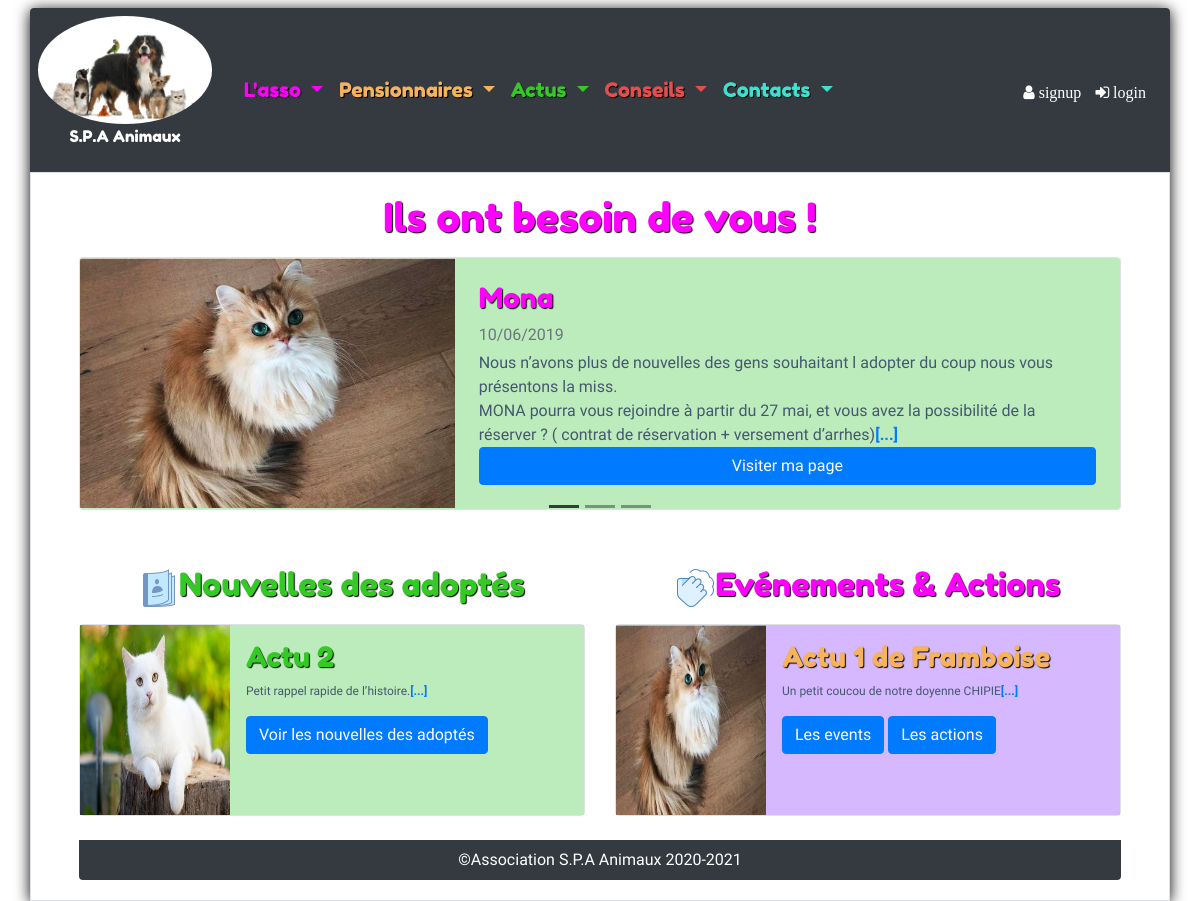
The page / on the database its author committed.
### tables this page shows
CREATE TABLE `animal` (
  `id_animal` int(11) NOT NULL,
  `nom_animal` varchar(50) NOT NULL,
  `type_animal` enum('Chien','Chat') NOT NULL,
  `puce` varchar(50) DEFAULT NULL,
  `sexe` tinyint(1) NOT NULL,
  `date_naissance_animal` date NOT NULL,
  `date_adoption_animal` date DEFAULT NULL,
  `ami_chien` enum('oui','non','N/A') NOT NULL,
  `ami_chat` enum('oui','non','N/A') NOT NULL,
  `ami_enfant` enum('oui','non','N/A') NOT NULL,
  `description_animal` longtext,
  `adoption_desc_animal` longtext,
  `localisation_animal` longtext,
  `engagement_animal` longtext,
  `id_statut` int(11) NOT NULL
);

CREATE TABLE `image` (
  `id_image` int(11) NOT NULL,
  `libelle_image` varchar(50) NOT NULL,
  `url_image` varchar(100) NOT NULL,
  `description_image` longtext
);

CREATE TABLE `actualite` (
  `id_actualite` int(11) NOT NULL,
  `libelle_actualite` varchar(50) NOT NULL,
  `contenu_actualite` longtext NOT NULL,
  `date_publication_actualite` date NOT NULL,
  `id_image` int(11) NOT NULL,
  `id_type_Actualite` int(11) DEFAULT NULL
);

### controllers/frontend.controller.php (called while the page is built, shortened)
<?php
require_once "public/utile/formatage.php";
require_once "models/animal.dao.php";
require_once "models/actualite.dao.php";
function getPageAccueil(){
    $animaux = getAnimalFromStatut(ID_STATUT_A_L_ADOPTION);
    foreach($animaux as $key => $animal){
        $image = getFirstImageAnimal($animal['id_animal']);
        $animaux[$key]['image'] = $image;
    }
    $news = getLastNews();
    $action = getLastActionsOrEvents();
    require_once "views/front/accueil.view.php";
}

### models/animal.dao.php (called while the page is built, shortened)
<?php
function getAnimalFromStatut($idStatut){
    $bdd = connexionPDO();
    $req = '
    SELECT *
    FROM animal
    where id_statut = :idStatut';
    $stmt = $bdd->prepare($req);
    $stmt->bindValue(":idStatut",$idStatut,PDO::PARAM_INT);
    $stmt->execute();
    $animaux = $stmt->fetchAll(PDO::FETCH_ASSOC);
    return $animaux;
}
function getFirstImageAnimal($idAnimal){
    $bdd = connexionPDO();
    $stmt = $bdd->prepare('
    select i.id_image,libelle_image,url_image,description_image
    from image i
    inner join contient c on i.id_image = c.id_image
    inner join animal a on a.id_animal = c.id_animal
    where a.id_animal= :idAnimal
    LIMIT 1
    ');
    $stmt->bindValue(":idAnimal",$idAnimal,PDO::PARAM_INT);
    $stmt->execute();
    $image = $stmt->fetch(PDO::FETCH_ASSOC);
    return $image;
}

### models/actualite.dao.php (called while the page is built, shortened)
<?php
function getLastNews(){
    $bdd = connexionPDO();
    $req = '
    SELECT id_actualite,libelle_actualite,contenu_actualite,date_publication_actualite,id_type_actualite, a.id_image, i.libelle_image,i.url_image,i.description_image
    FROM actualite a
    inner join image i on a.id_image = i.id_image
    where id_type_actualite = :type
    order by date_publication_actualite DESC
    LIMIT 1
    ';
    $stmt = $bdd->prepare($req);
    $stmt->bindValue(":type",TYPE_NEWS,PDO::PARAM_STR);
    $stmt->execute();
    $actualite = $stmt->fetch(PDO::FETCH_ASSOC);
    return $actualite;
}
function getLastActionsOrEvents(){
    $bdd = connexionPDO();
    $req = '
    SELECT id_actualite,libelle_actualite,contenu_actualite,date_publication_actualite,id_type_actualite, a.id_image, i.libelle_image,i.url_image,i.description_image
    FROM actualite a
    inner join image i on a.id_image = i.id_image
    where id_type_actualite = :typeEvent or  id_type_actualite = :typeAction
    order by date_publication_actualite DESC
    ';
    $stmt = $bdd->prepare($req);
    $stmt->bindValue(":typeEvent",TYPE_EVENTS,PDO::PARAM_STR);
    $stmt->bindValue(":typeAction",TYPE_ACTIONS,PDO::PARAM_STR);
    $stmt->execute();
    $actualite = $stmt->fetch(PDO::FETCH_ASSOC);
    return $actualite;
}

### views/front/accueil.view.php (the view, shortened to what this page needs)
<?php
echo styleTitreNiveau1("Ils ont besoin de vous !",COLOR_ASSO);
?>
<div id="carouselExampleIndicators" class="carousel slide" data-ride="carousel">
    <ol class="carousel-indicators">
        <?php for ($i = 0; $i < count($animaux); $i++) : ?>
            <li data-target="#carouselExampleIndicators" data-slide-to="<?= $i ?>" class="<?php echo ($i===0) ? "active" : ""?> bg-dark"></li>
        <?php endfor;?>
    </ol>
    <div class="carousel-inner ">
        <?php foreach($animaux as $key => $animal) : ?>
            <div class="carousel-item <?php echo ($key===0) ? "active" : ""?> ">
                <div class='row no-gutters border rounded overflow-hidden mb-4 perso_bgGreen'>
                    <div class='col-12 col-md-auto text-center'>
                        <img src ='public/sources/images/site/<?= $animal['image']['url_image'] ?>' style='height:250px;' alt='<?= $animal['image']['libelle_image'] ?>' />
                    </div>
                    <div class='col p-4 d-flex flex-column position-static'>
                        <h3 class='perso_ColorRoseMenu perso_policeTitre perso_textShadow'><?= $animal['nom_animal'] ?></h3>
                        <div class='text-muted mb-1'><?= date("d/m/Y", strtotime($animal['date_naissance_animal']))?></div>
                        <p class='mb-auto'>
                        <?= affichageCoupe(nl2br($animal['description_animal']),300) ?>
                        </p>
                        <a href="animal&idAnimal=<?= $animal['id_animal'] ?>" class='btn btn-primary'>Visiter ma page </a>
                    </div>
                </div>
            </div>
        <?php endforeach; ?>
    </div>
</div>
<div class='row'>
    <div class='col-6 mt-3'>
        <?php
        $txt = "<img src='public/sources/images/Autres/icones/journal.png' alt='logo News'/>Nouvelles des adoptés";
        echo styleTitreNiveau2($txt,COLOR_ACTUS);
        ?>
    </div>
    <div class='col-6 mt-3'>
        <?php
        $txt = "<img src='public/sources/images/Autres/icones/action.png' alt='logo News'/>Evénements & Actions";
        echo styleTitreNiveau2($txt,COLOR_ASSO);
        ?>
    </div>
</div>
<div class='row'>
    <div class='col-6'>
        <div class='row no-gutters border rounded mb-4'>
            <div class='col-auto d-none d-lg-block'>
                <img src ='public/sources/images/site/<?= $news['url_image'] ?>' style='height:190px;width:150px' alt='<?= $news['libelle_image'] ?>' />
            </div>
            <div class='col p-3 d-flew flex-column position-static perso_bgGreen'>
            <h3 class='mb-0 perso_ColorVertMenu perso_policeTitre perso_textShadow'><?= $news['libelle_actualite'] ?></h3>
                <p class='perso_size12 mt-2'>
                <?= affichageCoupe(nl2br($news['contenu_actualite']),100) ?>
                </p>
                <a href="<?= URL ?>actus&type=<?= TYPE_NEWS ?>" class='btn btn-primary'>Voir les nouvelles des adoptés </a>
            </div>
        </div>
    </div>
    <div class='col-6'>
        <div class='row no-gutters border rounded mb-4'>
            <div class='col-auto d-none d-lg-block'>
            <img src ='public/sources/images/site/<?= $action['url_image'] ?>' style='height:190px;width:150px' alt='<?= $action['libelle_image'] ?>' />
            </div>
            <div class='col p-3 d-flew flex-column position-static perso_bgRose'>
            <h3 class='mb-0 perso_ColorOrangeMenu perso_policeTitre perso_textShadow'><?= $action['libelle_actualite'] ?></h3>
                <p class='perso_size12 mt-2'>
                                   <?= affichageCoupe(nl2br($action['contenu_actualite']),100) ?>
                </p>
                <a href="<?= URL ?>actus&type=<?= TYPE_EVENTS ?>" class='btn btn-primary'>Les events </a>
                <a href="<?= URL ?>actus&type=<?= TYPE_ACTIONS ?>" class='btn btn-primary'>Les actions </a
            </div>
        </div>
    </div>
</div>
<?php
$content = ob_get_clean();
require "views/commons/template.php"
?>

### public/utile/formatage.php (shortened to what this page needs)
<?php
function styleTitreNiveau1($text, $color){
    $txt = "<h1 class='text-center my-3 ".$color." perso_policeTitre perso_textShadow'>";
    $txt .= $text;
    $txt .= "</h1>";
    return $txt;
}
function styleTitreNiveau2($text, $color){
    $txt = "<h2 class='text-center my-3 ".$color." perso_policeTitre perso_textShadow'>";
    $txt .= $text;
    $txt .= "</h2>";
    return $txt;
}
function affichageCoupe($str,$taille){
    $desc = "";
    if(strlen($str) >$taille/2){
        if(strpos($str, '<br />', ($taille/2)) < $taille){
            $desc = substr($str, 0, strpos($str, '<br />', ($taille/2)));
        } else if(strpos($str, '.', ($taille/2)) < $taille){
            $desc = substr($str, 0, strpos($str, '.', ($taille/2)));
        } else if(strpos($str, '<br />', 0) <= ($taille/2)){
            $desc = substr($str, 0, strpos($str, '<br />', 0));
        } else if(strpos($str, '.', 0) <= ($taille/2)){
            $desc = substr($str, 0, strpos($str, '.', 0));
        } else {
            $desc = substr($str, 0, strpos($str, ' ', ($taille/3)));
        }
    } else {
        $desc = $str;
    }
    $desc .= "<b class='text-primary'>[...]</b>";
    return $desc;
}
?>

### index.php (shortened to what this page needs)
<?php
require_once "controllers/frontend.controller.php";
try {
    if(isset($_GET['page']) && !empty($_GET['page'])){
        $page = Securite::secureHTML($_GET['page']);
        switch ($page){
            case "accueil": getPageAccueil();
            break;
            case "pensionnaires": getPagePensionnaires();
            break;
            case "partenaires": getPagePartenaires();
            break;
            case "association": getPageAssociation();
            break;
            case "temperatures": getPageTemperatures();
            break;
            case "chocolat": getPageChocolat();
            break;
            case "plantes": getPagePlantes();
            break;
            case "sterilisation": getPageSterilisation();
            break;
            case "educateur": getPageEducateur();
            break;
            case "contact": getPageContact();
            break;
            case "don": getPageDon();
            break;
            case "mentions": getPageMentions();
            break;
            case "actus": getPageActus();
            break;
            case "animal": getPageAnimal();
            break;
            case "login": getPageLogin();
            break;
            case "admin": getPageAdmin();
            break;
            case "genererPensionnaireAdmin": getPagePensionnaireAdmin();
            break;
            case "genererPensionnaireAdminAjout": getPagePensionnaireAdminAjout();
        break;
        case "genererPensionnaireAdminModif": getPagePensionnaireAdminUpdate();
        break;
        case "genererPensionnaireAdminSup": getPagePensionnaireAdminDelete();
        break;
            case "genererNewsAdmin": getPageNewsAdmin();
            break;
            case "genererNewsAdminAjout": getPageNewsAdminAjout();
            break;
            case "genererNewsAdminModif": getPageNewsAdminUpdate();
            break;
            case "genererNewsAdminSup": getPageNewsAdminDelete();
            break;
            case "genererAdminRecherche": getPageSearch();
             break;
            case "error301":
            case "error302":
            case "error400":
            case "error401":
            case "error402":
            case "error405":
            case "error500":
            case "error505": throw new Exception("Error de type : ".$page);
            break;
            case "error403": throw new Exception("vous n'avez pas le droit d'accéder à ce dossier");
            break;
            case "error404":
            default: throw new Exception("La page n'existe pas");
        }
    } else {
        getPageAccueil();
    }
} catch(Exception $e){
    $title = "Error";
    $description = "Page de gestion des erreurs";
    $errorMessage = $e->getMessage();
    require "views/commons/erreur.view.php";
}

### views/commons/template.php (shortened to what this page needs)
<!DOCTYPE html>
<html lang="en">
<head>
  <link href=" <?= URL ?>public/bootstrap/css/bootstrap.min.css" rel="stylesheet">
  <link href="<?= URL ?>public/css/main.css" rel="stylesheet"/>
  <link rel="stylesheet" href="https://cdnjs.cloudflare.com/ajax/libs/font-awesome/4.7.0/css/font-awesome.min.css">
</head>
<body>
  <div class="container p-0 mt-2 rounded perso_shadow">
    <header class="bg-dark text-white rounded-top  perso_policeTitre">
      <div class="row align-items-center m-0">
        <div class="col-2 p-2 text-center">
          <figure>
          <a href="accueil">
            <img class="rounded-circle img-fluid " src="<?= URL ?>public/sources/images/Autres/logo1.jpg" alt=" logo" />
          </a>
          <figcaption>
<span class="perso_policeTitre">S.P.A Animaux</span>
          </figcaption>
          </figure>
        </div>
        <div class="col-6 col-lg-8 m-0 p-0">
<?php include("views/commons/menu.php") ?>
        </div>
        <div class='col-4 col-lg-2 text-right pt-1 pr-4  '>
        <a href="../../register.php"><i class="fa fa-user"> signup</i></a>
        <a href="login"><i class="fa fa-sign-in"> login</i></a>
        </div>
      </div>
    </header>
<div class="border p-1 perso_minCorpSize px-5">
<?= $content?>
</div>
<footer class="bg-dark text-center text-white rounded-bottom">
<p class="p-2">&copy;Association S.P.A Animaux 2020-2021</p>
</footer>
  </div>
</body>
</html>

### views/commons/menu.php (shortened to what this page needs)
<nav class="navbar navbar-expand-lg navbar-dark bg-dark perso_size20">
  <div class="collapse navbar-collapse" id="navbarSupportedContent">
    <ul class="navbar-nav mr-auto">
        <li class="nav-item dropdown ">
            <a class="nav-link dropdown-toggle perso_ColorRoseMenu" href="#" id="navbarDropdown" role="button" data-toggle="dropdown" aria-haspopup="true" aria-expanded="false">
                L'asso
            </a>
        </li>
        <li class="nav-item dropdown">
            <a class="nav-link dropdown-toggle perso_ColorOrangeMenu" href="#" id="navbarDropdown" role="button" data-toggle="dropdown" aria-haspopup="true" aria-expanded="false">
                Pensionnaires
            </a>
        </li>
        <li class="nav-item dropdown">
            <a class="nav-link dropdown-toggle perso_ColorVertMenu" href="#" id="navbarDropdown" role="button" data-toggle="dropdown" aria-haspopup="true" aria-expanded="false">
                Actus
            </a>
        </li>
        <li class="nav-item dropdown">
            <a class="nav-link dropdown-toggle perso_ColorRougeMenu" href="#" id="navbarDropdown" role="button" data-toggle="dropdown" aria-haspopup="true" aria-expanded="false">
                Conseils
            </a>
        </li>
        <li class="nav-item dropdown">
            <a class="nav-link dropdown-toggle perso_ColorBleuCielMenu" href="#" id="navbarDropdown" role="button" data-toggle="dropdown" aria-haspopup="true" aria-expanded="false">
                Contacts
            </a>
        </li>
    </ul>
  </div>
</nav>

### public/css/main.css (style rules this page uses)
body { color: #44586e; font-family: 'Copse', serif; }
.perso_policeTitre { font-family: 'Fredoka One', cursive; }
.perso_shadow { box-shadow: 0px 2px 15px black; }
.perso_ColorRoseMenu { color: #FF00FF !important; text-shadow: 1px 1px black; }
.perso_ColorOrangeMenu { color: rgb(247, 179, 91) !important; text-shadow: 1px 1px black; }
.perso_ColorVertMenu { color: #34C924 !important; text-shadow: 1px 1px black; }
.perso_ColorRougeMenu { color: rgb(230, 78, 78) !important; text-shadow: 1px 1px black; }
.perso_ColorBleuCielMenu { color: #40E0D0 !important; text-shadow: 1px 1px black; }
.perso_size20 { font-size: 20px; }
.perso_size12 { font-size: 12px; }
.perso_minCorpSize { min-height: 500px; }
.perso_bgGreen { background-color: rgba(175, 233, 175, 0.827) !important; }
.perso_bgRose { background-color: rgba(213, 184, 255, 1) !important; }
.perso_textShadow { text-shadow: 1px 1px 1px black; }
i { color: white; margin-left: 10px; }

### rows shown on the page
animal: image.url_image (picture), nom_animal "Mona", date_naissance_animal "10/06/2019", description_animal "Nous n’avons plus de nouvelles des gens souhaitant l adopter du coup nous vous présentons la miss. MONA pourra vous rejoindre à partir du 27 mai, et vous avez la possibilité de la réserver ? ( contrat de réservation + versement d’arrhes)"
actualite: id_image.url_image (picture), libelle_actualite "Actu 2", contenu_actualite "Petit rappel rapide de l’histoire."
actualite: id_image.url_image (picture), libelle_actualite "Actu 1 de Framboise", contenu_actualite "Un petit coucou de notre doyenne CHIPIE"

### other values the page prints
styleTitreNiveau1("Ils ont besoin de vous !",COLOR_ASSO) "Ils ont besoin de vous !"
